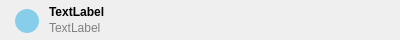
<?xml version="1.0" encoding="UTF-8"?>
<ui version="4.0">
 <class>CellZoneWidget</class>
 <widget class="QWidget" name="CellZoneWidget">
  <property name="geometry">
   <rect>
    <x>0</x>
    <y>0</y>
    <width>400</width>
    <height>40</height>
   </rect>
  </property>
  <property name="windowTitle">
   <string>Form</string>
  </property>
  <layout class="QHBoxLayout" name="horizontalLayout_2">
   <property name="topMargin">
    <number>4</number>
   </property>
   <property name="bottomMargin">
    <number>4</number>
   </property>
   <item>
    <widget class="QWidget" name="widget_2" native="true">
     <property name="minimumSize">
      <size>
       <width>32</width>
       <height>32</height>
      </size>
     </property>
     <property name="maximumSize">
      <size>
       <width>32</width>
       <height>32</height>
      </size>
     </property>
     <layout class="QHBoxLayout" name="horizontalLayout_3">
      <property name="leftMargin">
       <number>0</number>
      </property>
      <property name="topMargin">
       <number>2</number>
      </property>
      <property name="rightMargin">
       <number>0</number>
      </property>
      <property name="bottomMargin">
       <number>0</number>
      </property>
      <item>
       <widget class="QLabel" name="tag">
        <property name="sizePolicy">
         <sizepolicy hsizetype="Preferred" vsizetype="Preferred">
          <horstretch>0</horstretch>
          <verstretch>0</verstretch>
         </sizepolicy>
        </property>
        <property name="minimumSize">
         <size>
          <width>24</width>
          <height>24</height>
         </size>
        </property>
        <property name="maximumSize">
         <size>
          <width>24</width>
          <height>24</height>
         </size>
        </property>
        <property name="styleSheet">
         <string notr="true">background-color:skyblue; border-radius:12px</string>
        </property>
        <property name="text">
         <string/>
        </property>
       </widget>
      </item>
     </layout>
    </widget>
   </item>
   <item>
    <widget class="QWidget" name="widget" native="true">
     <layout class="QVBoxLayout" name="verticalLayout">
      <property name="spacing">
       <number>0</number>
      </property>
      <property name="leftMargin">
       <number>0</number>
      </property>
      <property name="topMargin">
       <number>0</number>
      </property>
      <property name="rightMargin">
       <number>0</number>
      </property>
      <property name="bottomMargin">
       <number>0</number>
      </property>
      <item>
       <widget class="QLabel" name="name">
        <property name="font">
         <font>
          <pointsize>9</pointsize>
          <bold>true</bold>
         </font>
        </property>
        <property name="text">
         <string>TextLabel</string>
        </property>
       </widget>
      </item>
      <item>
       <widget class="QLabel" name="type">
        <property name="styleSheet">
         <string notr="true">color:grey</string>
        </property>
        <property name="text">
         <string>TextLabel</string>
        </property>
       </widget>
      </item>
     </layout>
    </widget>
   </item>
  </layout>
 </widget>
 <resources/>
 <connections/>
</ui>
